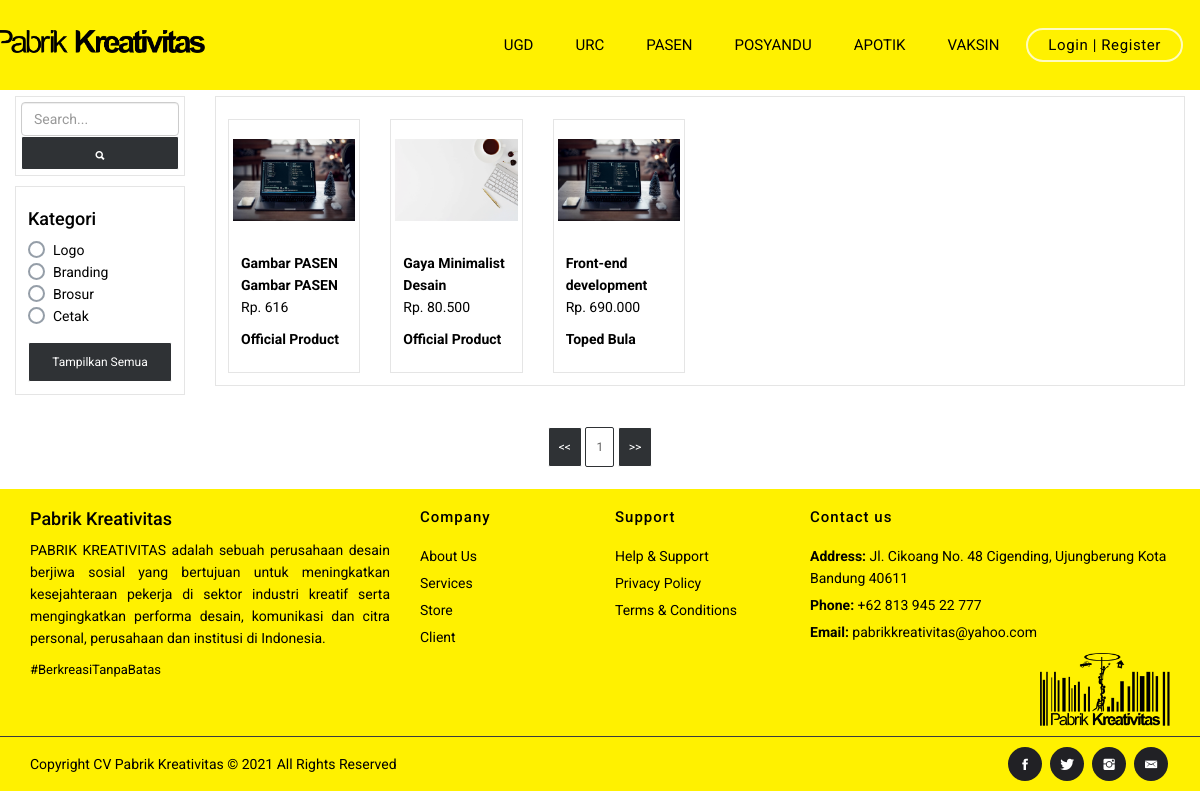
Screenshot of /pasen?page=1&k=all with the database file from the repository.
### tables this page shows
CREATE TABLE `tb_settings` (
  `id_set` varchar(3) NOT NULL,
  `nama` varchar(50) NOT NULL,
  `nomor` varchar(20) NOT NULL,
  `email` varchar(50) NOT NULL,
  `alamat` text NOT NULL,
  `tagline` text NOT NULL,
  `popup` text NOT NULL,
  `visi` text NOT NULL,
  `misi` text NOT NULL,
  `maintenance` tinyint(1) NOT NULL,
  `keuntungan` float NOT NULL,
  `keuntungan_visit` float NOT NULL,
  `primary_logo` varchar(30) NOT NULL,
  `secondary_logo` varchar(30) NOT NULL,
  `ugd` varchar(30) NOT NULL,
  `urc` varchar(30) NOT NULL,
  `pasen` varchar(30) NOT NULL,
  `posyandu` varchar(30) NOT NULL,
  `apotik` varchar(30) NOT NULL,
  `vaksin` varchar(30) NOT NULL,
  `client` varchar(50) NOT NULL,
  `facebook` varchar(100) NOT NULL,
  `twitter` varchar(100) NOT NULL,
  `instagram` varchar(100) NOT NULL
);

CREATE TABLE `tb_kategori` (
  `id_kategori` varchar(3) NOT NULL,
  `nama_kategori` varchar(20) NOT NULL
);

CREATE TABLE `tb_desain` (
  `id_desain` varchar(15) NOT NULL,
  `nama_desain` varchar(35) NOT NULL,
  `tgl_upload` date NOT NULL,
  `harga` int(10) NOT NULL,
  `berat` int(10) NOT NULL,
  `color_background` varchar(50) NOT NULL,
  `favorit` int(10) NOT NULL,
  `deskripsi` text NOT NULL,
  `id_kategori` varchar(3) NOT NULL,
  `pemilik` varchar(20) NOT NULL,
  `status` varchar(1) NOT NULL
);

CREATE TABLE `tb_gambar_desain` (
  `id_desain` varchar(15) NOT NULL,
  `gambar_desain` varchar(20) NOT NULL
);

CREATE TABLE `tb_user` (
  `id_user` varchar(15) NOT NULL,
  `nama_user` varchar(100) NOT NULL,
  `tgl_lahir` date NOT NULL,
  `jenis_kelamin` tinyint(1) NOT NULL,
  `no_hp` varchar(15) NOT NULL,
  `email` varchar(30) NOT NULL,
  `username` varchar(10) NOT NULL,
  `alamat` text NOT NULL,
  `password` varchar(8) NOT NULL,
  `pertanyaan` varchar(100) NOT NULL,
  `foto_profil` varchar(30) NOT NULL,
  `foto_sampul` varchar(35) NOT NULL,
  `akun_bank` varchar(100) NOT NULL,
  `kota_asal` varchar(5) NOT NULL
);

### pasen.php (the view, shortened to what this page needs)
<!DOCTYPE html>
<html lang="en">
    <head>
        <link href="assets/user_admin/css/bootstrap.min.css" rel="stylesheet">
        <link href="assets/user_admin/css/owl.carousel.css" rel="stylesheet">
        <link href="assets/user_admin/css/owl.theme.default.min.css" rel="stylesheet">
        <link href="assets/user_admin/css/ionicons.min.css" rel="stylesheet">
        <link rel="stylesheet" href="https://cdnjs.cloudflare.com/ajax/libs/font-awesome/4.7.0/css/font-awesome.min.css">
        <link href="assets/user_admin/css/style_user.css" rel="stylesheet">
    </head>
    <body data-spy="scroll" data-target="#navbar-menu">
    <?php
    include 'assets/part/header_menu.php';
    $halaman=24;
    $page = isset($_GET["page"]) ? (int)$_GET["page"] : 1;
    $mulai = ($page>1) ? ($page * $halaman) - $halaman : 0;
    $getK=$_GET['k'];
    $cari='';
    $qKategori=mysql_query("SELECT * FROM tb_kategori");
    $path='admin/assets/images/ugd/';
    if ($getK!='all') {
        $kb=$_GET['k'];
        $qDesain = mysql_query("SELECT * FROM tb_desain WHERE id_kategori='$kb' AND status='1' LIMIT $mulai, $halaman")or die(mysql_error);
        $result = mysql_query("SELECT id_desain  WHERE id_kategori='$kb' AND status='1' FROM tb_desain");
    } else {
        $kb='all';
        $qDesain = mysql_query("SELECT * FROM tb_desain WHERE status='1' LIMIT $mulai, $halaman")or die(mysql_error);
        $result = mysql_query("SELECT id_desain FROM tb_desain WHERE status='1' ");
    }
    $total = mysql_num_rows($result);
    $pages = ceil($total/$halaman);
    ?>
        <div id="home" class="home-margin">
            <div class="container-fluid">
                <div class="row">
                    <div class="col-lg-2">
                        <div class="card">
                            <div class="card-container-search">
                                <input type="search" name="search" id="search" class="form-control" value="<?=$cari;?>" placeholder="Search...">
                                <button class="btn btn-sm bg-btn-dark form-control" onclick="cari(<?=$page?>,'<?=$kb;?>',document.getElementById('search').value)"><span class="ion-search"></span></button>
                            </div>
                        </div>
                        <div class="card c-t-1 c-b-2">
                            <div class="card-container">
                                <h4>Kategori</h4>
                                <div class="form-group">
                                    <div class="radio radio-warning">
                                    <?php
                                        while ($kategori=mysql_fetch_array($qKategori)) {
                                            ?>
                                            <label for="radio1"><?=$kategori['nama_kategori'];?></label><br>
                                            <?php
                                        }
                                    ?>
                                    </div>
                                </div>
                                <button class="btn btn-sm bg-btn-dark" style="width: 100%"; onclick="window.location.assign('pasen?page=1&k=all')">Tampilkan Semua</button>
                            </div>
                        </div>
                    </div>
                    <div class="col-lg-10">
                        <div class="card">
                            <div class="card-container">
                                <div class="form-inline">
                                    <div class="row">
                                        <?php
                                        while ($desain=mysql_fetch_array($qDesain)) {
                                            $idDesain=$desain['id_desain'];
                                            $qGambar=mysql_query("SELECT * FROM tb_gambar_desain WHERE id_desain='$idDesain' LIMIT 1");
                                            $gambar=mysql_fetch_array($qGambar);
                                            if (strlen($desain['nama_desain'])>30) {
                                                $namaDesain=str_pad(substr($desain['nama_desain'],0,30),35,".");
                                            }else{
                                                $namaDesain=$desain['nama_desain'];
                                            }
                                            $dPemilik=substr($desain['pemilik'], 0,2);
                                            if ($dPemilik!='AD') {
                                                $idPemilik=$desain['pemilik'];
                                                $ambilNama=mysql_fetch_array(mysql_query("SELECT nama_user FROM tb_user WHERE id_user='$idPemilik'"));
                                                $pemilik=$ambilNama['nama_user'];
                                            }else{
                                                $pemilik='Official Product';
                                            }
                                        ?>
                                            <div class="col-sm-6 col-lg-2 col-xs-6 p-t-1">
                                                <div class="form-group card card-cursor" onclick="detail('<?=$idDesain;?>')">
                                                    <img src="<?=$path.$gambar['gambar_desain'];?>" class="card-img-list img-thumbnail"  style="border:none; object-fit: contain;"><br>
                                                    <div class="card-block">
                                                        <div class="card-name">
                                                            <p class="card-title text-left"><b><?=$namaDesain;?></b> <br> <?=rupiah($desain['harga']);?></p>
                                                            <p class="card-title text-left"><b><?=$pemilik;?></b></p>
                                                        </div>
                                                    </div>
                                                </div>
                                            </div>
                                        <?php
                                        }
                                        ?>
                                    </div>
                                </div>
                            </div>
                        </div>
                    </div>
                </div>
                <br>
                <div class="row">
                    <div class="col-lg-3">
                    </div>
                    <div class="col-lg-6">
                        <div class="m-b-20">
                            <center>
                                <button type="button" class="btn btn-sm bg-btn-dark waves-effect" onclick="pageBaru(1,'<?=$kb;?>')"><<</button>
                                <?php for ($i=1; $i<=$pages ; $i++){ ?>
                                    <button type="button" class="btn btn-sm bg-btn-light waves-effect" onclick="pageBaru(<?=$i;?>,'<?=$kb;?>')"><?=$i;?></button>
                                <?php } ?>
                                <button type="button" class="btn btn-sm bg-btn-dark waves-effect" onclick="pageBaru(<?=$pages;?>,'<?=$kb;?>')">>></button>
                            </center>
                        </div>
                    </div>
                    <div class="col-lg-3">
                    </div>
                </div>
                <br>
            </div>
        </div>
        <?php include 'assets/part/footer.php'; ?>
    </body>
</html>

### assets/part/header_menu.php (shortened to what this page needs)
<?php
    if (isset($_SESSION['idUser'])) {
        $idUser=$_SESSION['idUser'];
        $btnProfil='style="display:block;"';
        $btnLogin='style="display:none;"';
        $idUser=$_SESSION['idUser'];
    }else{
        $btnLogin='style="display:block;"';
    }
    function rupiah($angka){
    $hasil_rupiah = "Rp. " . number_format($angka);
    $rupiah=str_replace(',', '.', $hasil_rupiah);
    return $rupiah;
    }
    $qSet=mysql_query("SELECT * FROM tb_settings");
    $Settings=mysql_fetch_array($qSet);
    $pathIcon='admin/assets/images/icon/';
?>
        <div class="navbarr navbar-custom navbar-fixed-top">
            <div class="container">
                <div class="navbar-header">
                    <a class="navbar-brand" href="index">
                        <img src="<?=$pathIcon.$Settings['primary_logo'];?>">
                    </a>
                </div>
                <div class="navbar-collapse collapse" id="navbar-menu">
                    <ul class="nav navbar-nav navbar-right">
                        <li>
                            <a href="ugd?page=1&k=all" class="nav-link">UGD</a>
                        </li>
                        <li>
                            <a href="urc?page=1&k=all" class="nav-link">URC</a>
                        </li>
                        <li>
                            <a href="pasen?page=1&k=all" class="nav-link">PASEN</a>
                        </li>
                        <li>
                            <a href="posyandu?page=1&k=all" class="nav-link">POSYANDU</a>
                        </li>
                        <li>
                            <a href="apotik?page=1&k=all" class="nav-link">APOTIK</a>
                        </li>
                        <li>
                            <a href="vaksin?page=1&k=all" class="nav-link">VAKSIN</a>
                        </li>
                        <li <?=$btnLogin;?>>
                            <a href="login" class="btn btn-login-bordered navbar-btn">Login | Register</a>
                        </li>
                    </ul>
                </div>
            </div>
        </div>
        <div class="button-float">
        </div>

### assets/part/footer.php (shortened to what this page needs)
<footer class="bg-yellow footer-one">
    <div class="container">
        <div class="row">
            <div class="col-md-4 col-sm-6 p-b-0">
                <h4><?=$Settings['nama'];?></h4>
                <p align="justify"><?=$Settings['visi'];?>
                </p>
                <p class="text-light about-text" align="justify"><?=$Settings['tagline'];?></p>
            </div>
            <div class="col-md-2 col-sm-6">
                <h5>Company</h5>
                <ul class="list-unstyled">
                    <li><a href="#home">About Us</a></li>
                    <li><a href="#service">Services</a></li>
                    <li><a href="#store">Store</a></li>
                    <li><a href="#clients">Client</a></li>
                </ul>
            </div>
            <div class="col-md-2 col-sm-6 p-b-0">
                <h5>Support</h5>
                <ul class="list-unstyled">
                    <li><a href="">Help &amp; Support</a></li>
                    <li><a href="">Privacy Policy</a></li>
                    <li><a href="">Terms &amp; Conditions</a></li>
                </ul>
            </div>
            <div class="col-md-4">
                <div>
                    <h5>Contact us</h5>
                    <ul class="list-unstyled">
                        <li><strong class="font-secondary font-14">Address: </strong> <?=$Settings['alamat'];?></li>
                        <li><strong class="font-secondary font-14">Phone: </strong> <?=$Settings['nomor'];?></li>
                        <li><strong class="font-secondary font-14">Email:  </strong> <a href="mailto:<?=$Settings['email'];?>"><?=$Settings['email'];?></a></li>
                    </ul>
                    <img src="admin/assets/images/icon/logo.png" width="130" class="pull-right">
                </div>
            </div>
        </div>
    </div>
    <div class="footer-one-alt">
        <div class="container">
            <div class="row">
                <div class="col-sm-5">
                    <p class="m-b-0 font-13 copyright">Copyright CV Pabrik Kreativitas &copy; <?=date('Y');?> All Rights Reserved</p>
                </div>
                <div class="col-sm-7">
                    <ul class="list-inline footer-social-one m-b-0 pull-right">
                        <li><a href="<?=$Settings['facebook'];?>"><i class="ion-social-facebook"></i></a></li>
                        <li><a href="<?=$Settings['twitter'];?>"><i class="ion-social-twitter"></i></a></li>
                        <li><a href="<?=$Settings['instagram'];?>"><i class="ion-social-instagram"></i></a></li>
                        <li><a href="mailto:<?=$Settings['email'];?>"><i class="ion-email"></i></a></li>
                    </ul>
                </div>
            </div>
        </div>
    </div>
</footer>

### rows the page displays
tb_settings: primary_logo (picture), nama "Pabrik Kreativitas", visi "PABRIK KREATIVITAS adalah sebuah perusahaan desain berjiwa sosial yang bertujuan untuk meningkatkan kesejahteraan pekerja di sektor industri kreatif serta mengingkatkan performa desain, komunikasi dan citra personal, perusahaan dan institusi di Indonesia.", tagline "#BerkreasiTanpaBatas", alamat "Jl. Cikoang No. 48 Cigending, Ujungberung Kota Bandung 40611", nomor "+62 813 945 22 777", email "pabrikkreativitas@yahoo.com"
tb_kategori: nama_kategori "Logo"
tb_kategori: nama_kategori "Branding"
tb_kategori: nama_kategori "Brosur"
tb_kategori: nama_kategori "Cetak"
tb_desain: tb_gambar_desain.gambar_desain (picture), nama_desain "Gambar PASEN Gambar PASEN", harga "Rp. 616", pemilik "Official Product"
tb_desain: tb_gambar_desain.gambar_desain (picture), nama_desain "Gaya Minimalist Desain", harga "Rp. 80.500", pemilik "Official Product"
tb_desain: tb_gambar_desain.gambar_desain (picture), nama_desain "Front-end development", harga "Rp. 690.000", tb_user.nama_user "Toped Bula"
